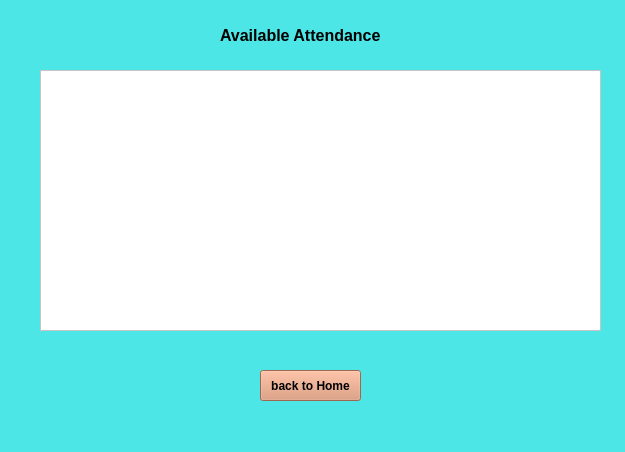
<?xml version="1.0" encoding="UTF-8"?>
<ui version="4.0">
 <class>MainWindow</class>
 <widget class="QMainWindow" name="MainWindow">
  <property name="geometry">
   <rect>
    <x>0</x>
    <y>0</y>
    <width>625</width>
    <height>452</height>
   </rect>
  </property>
  <property name="windowTitle">
   <string>View Attendance Page</string>
  </property>
  <property name="styleSheet">
   <string notr="true">background-color: rgb(77, 230, 230);</string>
  </property>
  <widget class="QWidget" name="centralwidget">
   <widget class="QLabel" name="label">
    <property name="geometry">
     <rect>
      <x>220</x>
      <y>20</y>
      <width>191</width>
      <height>31</height>
     </rect>
    </property>
    <property name="font">
     <font>
      <pointsize>12</pointsize>
      <weight>75</weight>
      <bold>true</bold>
     </font>
    </property>
    <property name="text">
     <string>Available Attendance</string>
    </property>
   </widget>
   <widget class="QTableWidget" name="tableWidget">
    <property name="geometry">
     <rect>
      <x>40</x>
      <y>70</y>
      <width>561</width>
      <height>261</height>
     </rect>
    </property>
    <property name="styleSheet">
     <string notr="true">background-color: rgb(255, 255, 255);</string>
    </property>
   </widget>
   <widget class="QPushButton" name="pushButton">
    <property name="geometry">
     <rect>
      <x>260</x>
      <y>370</y>
      <width>101</width>
      <height>31</height>
     </rect>
    </property>
    <property name="font">
     <font>
      <pointsize>9</pointsize>
      <weight>75</weight>
      <bold>true</bold>
     </font>
    </property>
    <property name="styleSheet">
     <string notr="true">background-color: rgb(220, 146, 110);</string>
    </property>
    <property name="text">
     <string>back to Home</string>
    </property>
   </widget>
  </widget>
  <widget class="QStatusBar" name="statusbar"/>
 </widget>
 <resources/>
 <connections/>
</ui>
